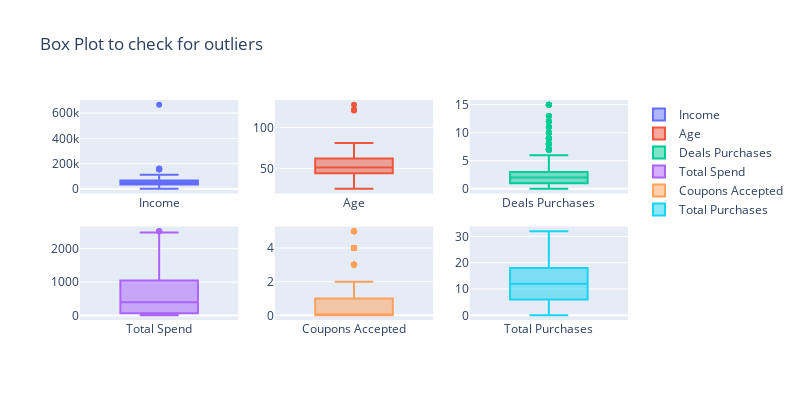

The notebook cell saved with this chart:
### Code cell
trace0 = go.Box(
    y=df['Income'],
    name='Income'
)

trace1 = go.Box(
    y=df['Age'],
    name='Age'
)

trace2 = go.Box(
    y=df['NumDealsPurchases'],
    name='Deals Purchases'
)

trace3 = go.Box(
    y=df['Total_Spend'],
    name='Total Spend'
)

trace4 = go.Box(
    y=df['Coupons_accepted'],
    name='Coupons Accepted'
)

trace5 = go.Box(
    y=df['Total_Purchases'],
    name='Total Purchases'
)



fig = make_subplots(rows=2, cols=3)

fig.append_trace(trace0, row = 1, col = 1)
fig.append_trace(trace1, row = 1, col = 2)
fig.append_trace(trace2, row = 1, col = 3)
fig.append_trace(trace3, row = 2, col = 1)
fig.append_trace(trace4, row = 2, col = 2)
fig.append_trace(trace5, row = 2, col = 3)

fig.update_layout(width=800, height=400, title='Box Plot to check for outliers')

fig.show()

### Figure 1 — Plotly figure (JSON) as saved in the notebook; plotly's stock layout.template omitted (floating-point values rounded to 4 significant figures; data arrays with more than 128 entries replaced by an {"elided": "..."} marker saying what was removed)
{"data": [{"name": "Income", "type": "box", "xaxis": "x", "y": {"elided": "2240 float values"}, "yaxis": "y"}, {"name": "Age", "type": "box", "xaxis": "x2", "y": {"elided": "2240 int values"}, "yaxis": "y2"}, {"name": "Deals Purchases", "type": "box", "xaxis": "x3", "y": {"elided": "2240 int values"}, "yaxis": "y3"}, {"name": "Total Spend", "type": "box", "xaxis": "x4", "y": {"elided": "2240 int values"}, "yaxis": "y4"}, {"name": "Coupons Accepted", "type": "box", "xaxis": "x5", "y": {"elided": "2240 int values"}, "yaxis": "y5"}, {"name": "Total Purchases", "type": "box", "xaxis": "x6", "y": {"elided": "2240 int values"}, "yaxis": "y6"}], "layout": {"height": 400, "title": {"text": "Box Plot to check for outliers"}, "width": 800, "xaxis": {"anchor": "y", "domain": [0, 0.2889]}, "xaxis2": {"anchor": "y2", "domain": [0.3556, 0.6444]}, "xaxis3": {"anchor": "y3", "domain": [0.7111, 1]}, "xaxis4": {"anchor": "y4", "domain": [0, 0.2889]}, "xaxis5": {"anchor": "y5", "domain": [0.3556, 0.6444]}, "xaxis6": {"anchor": "y6", "domain": [0.7111, 1]}, "yaxis": {"anchor": "x", "domain": [0.575, 1]}, "yaxis2": {"anchor": "x2", "domain": [0.575, 1]}, "yaxis3": {"anchor": "x3", "domain": [0.575, 1]}, "yaxis4": {"anchor": "x4", "domain": [0, 0.425]}, "yaxis5": {"anchor": "x5", "domain": [0, 0.425]}, "yaxis6": {"anchor": "x6", "domain": [0, 0.425]}}}
